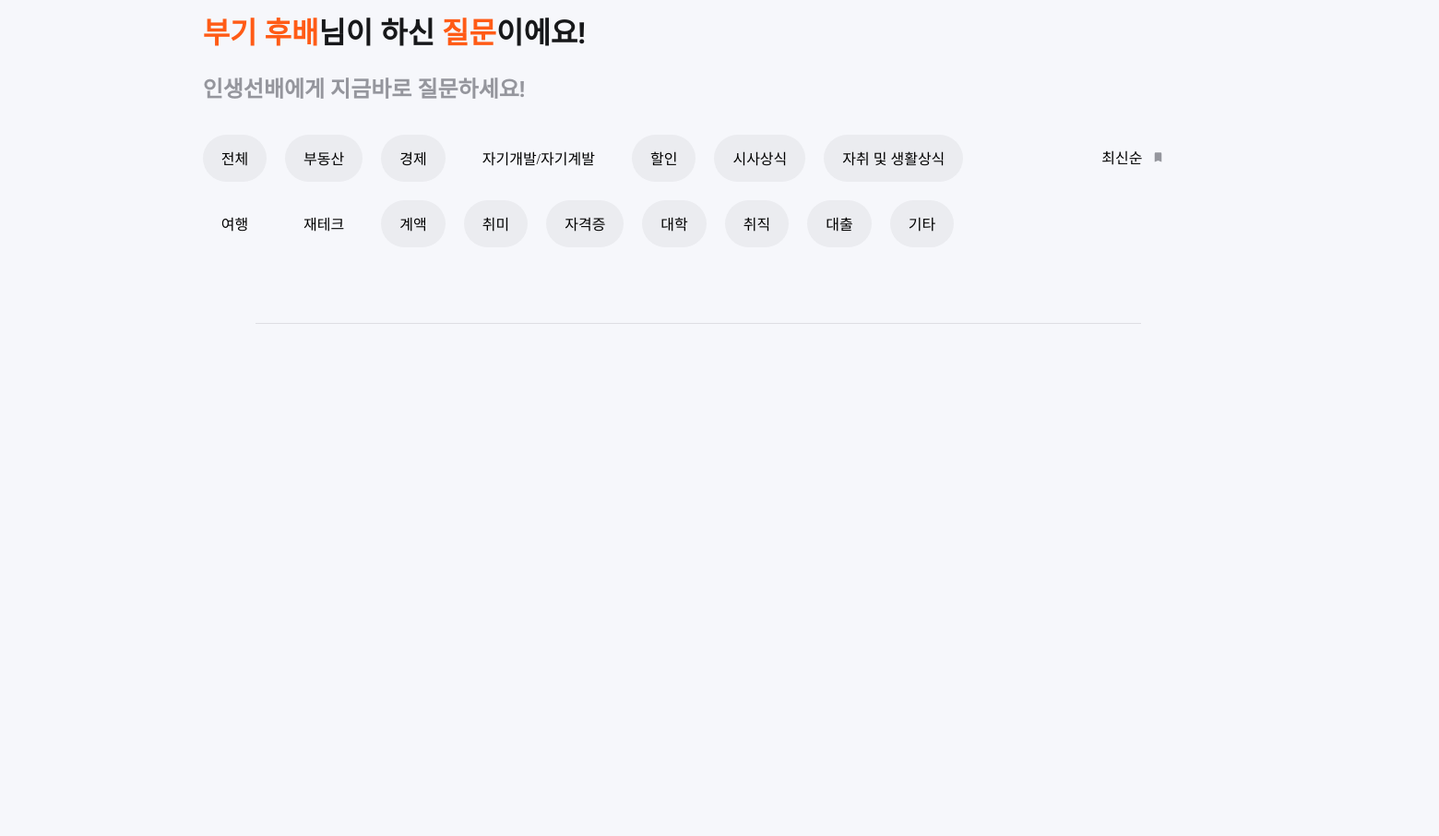
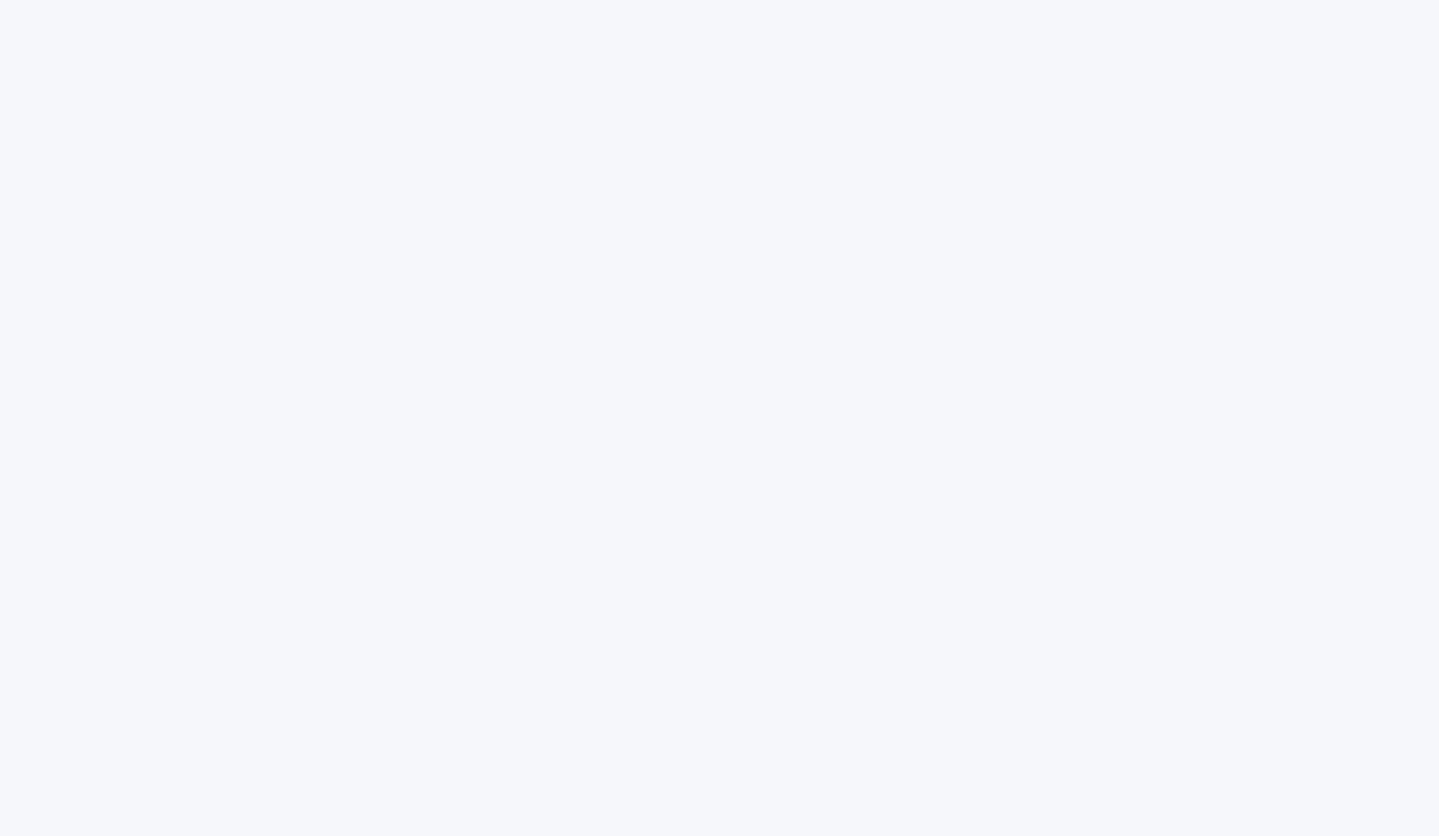
Before: /communication/my_answer (middle part) with the older database file (2 pictures, top to bottom).
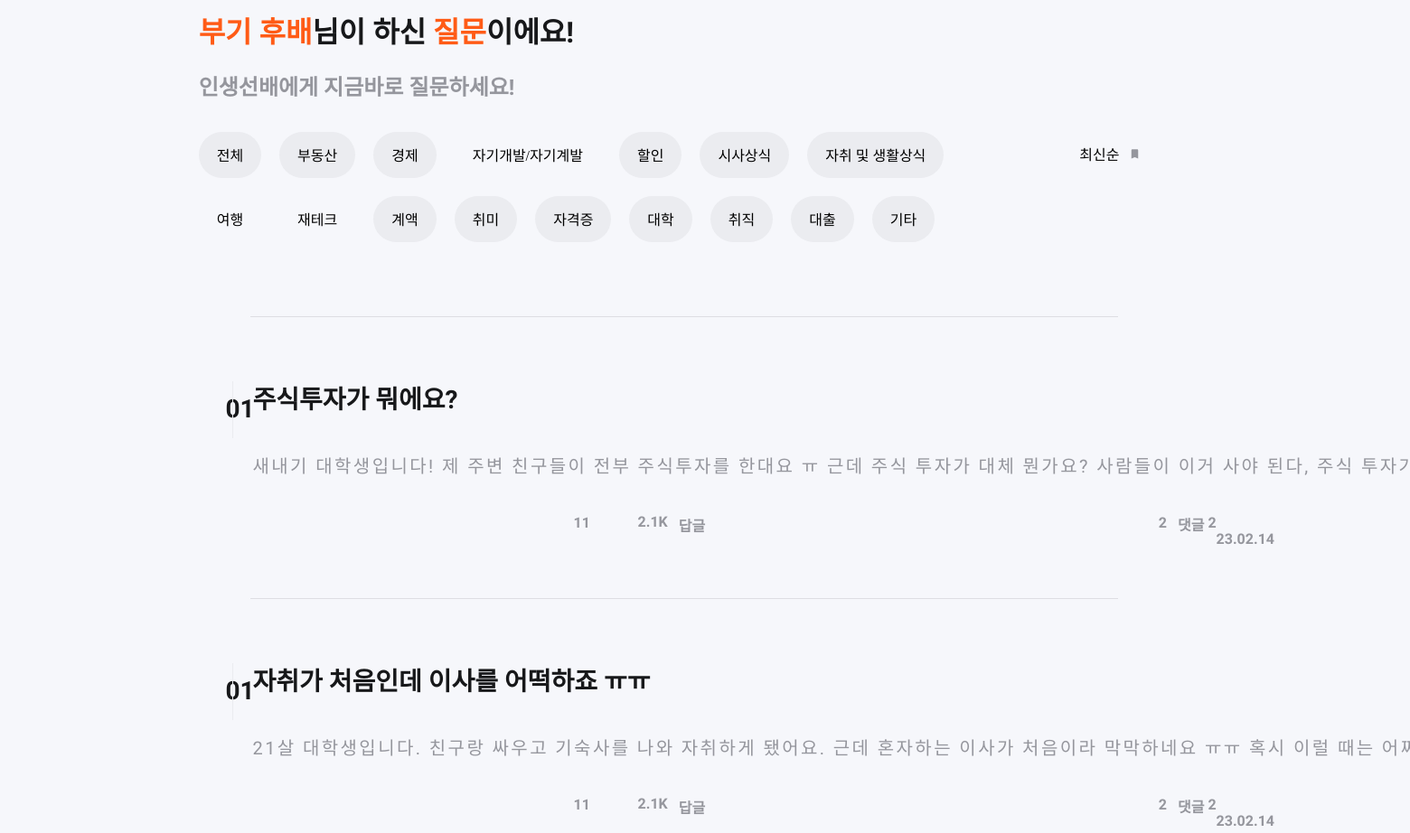
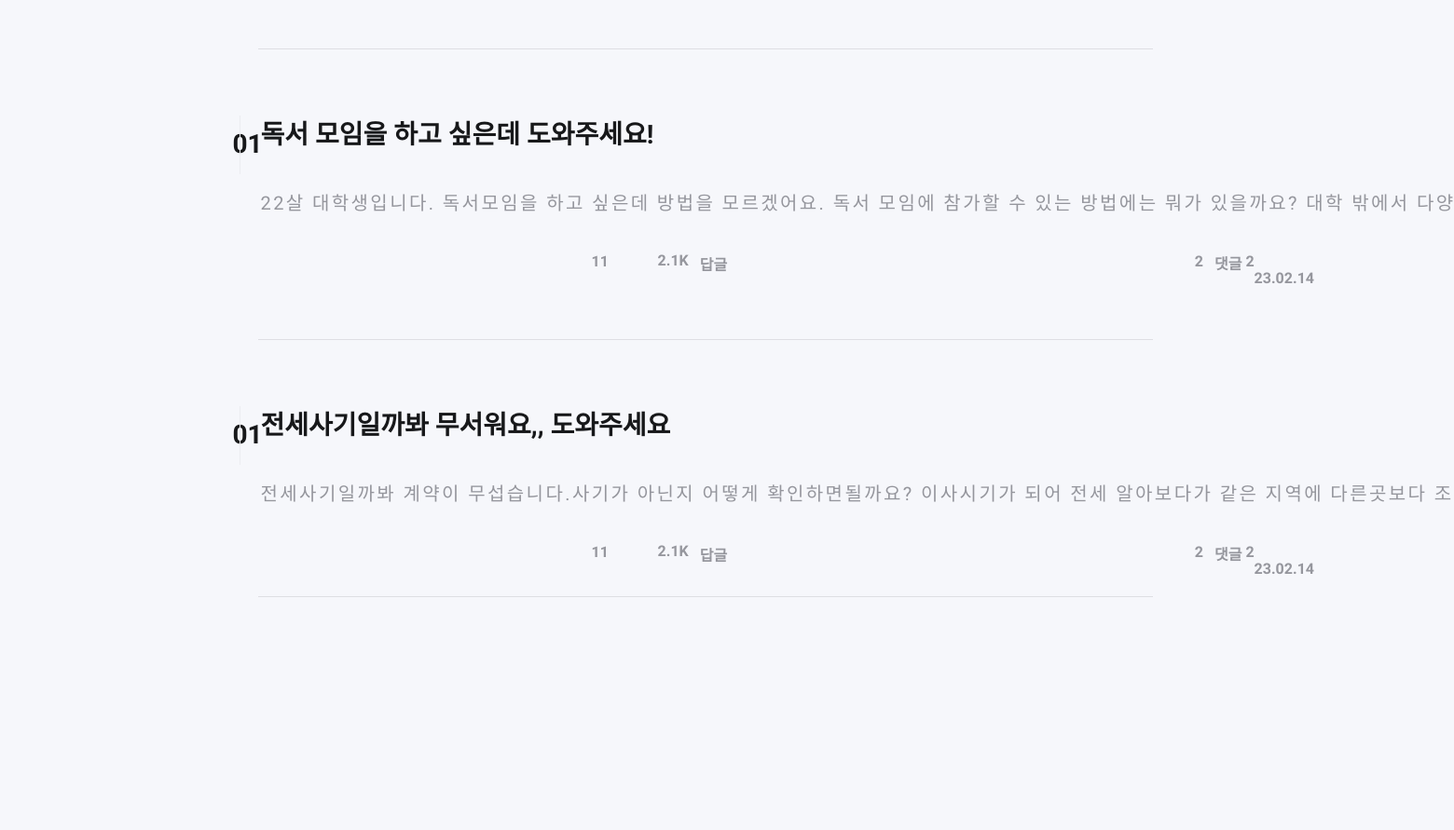
After: the same page with the newer database file (2 pictures, top to bottom).
### communicationApp/models.py (models this page shows)
class Question(models.Model):
    autor       = models.ForeignKey(user, on_delete=models.CASCADE, related_name='author_question') #작성자
    title       = models.CharField("TITLE", max_length=20, default="질문 제목") #질문 제목
    content     = models.TextField("CONTENT", max_length=300, default="질문 내용") #질문 내용
    date        = models.DateField("DATE", auto_now_add=True) #작성일자
    recommend   = models.PositiveIntegerField("RECOMMEND", default=0) #추천수
    category    = models.PositiveIntegerField("CATEGORY") #카테고리
    views       = models.PositiveIntegerField("VIEWS", default=0) #조회수
    answerd     = models.BooleanField("ANSWERD", default=False) #답변 여부

### communicationApp/views.py (the view)
# urls.py: path('my_answer', my_answer, name='my_answer'), #내가 한 답변
def my_answer(request):
    my_answer = Question.objects.all().order_by('-date')
    context = {
        'my_answer': my_answer
    }
    return render(request, 'communicationAPP/my_answer.html', context)

### templates/communicationApp/my_answer.html (shortened to what the changed rows need)
{% load static %}
<!DOCTYPE html>
<html>
  <head>
    <link rel="stylesheet" type="text/css" href="{% static 'css/sotonggesipan-naega-han-dabbyeon.css' %}" />
    <link rel="stylesheet" type="text/css" href="{% static 'css/styleguide.css' %}" />
    <link rel="stylesheet" type="text/css" href="{% static 'css/globals.css' %}" />
  </head>
  <body style="margin: 0; background: #f6f7fb">
    <div class="container-center-horizontal">
      <div class="sotonggesipan-naega-han-dabbyeon screen">
        <div class="list_contents">
          {% for question in my_answer %}
          <img class="div-line-stroke" src="{% static 'img/divline--stroke-.svg' %}" alt="DivLine (Stroke)" />
          <div class="postbox">
            <div class="post">
              <div class="num"><div class="number valign-text-middle nanumgothic-bold-eerie-black-28px">01</div></div>
              <div class="contents">
                <div class="title valign-text-middle nanumgothic-bold-eerie-black-28px">
                  {{ question.title }}
                </div>
                <p class="text-1 text-7 nanumgothic-normal-mountain-mist-20px">
                  {{ question.content }}
                </p>
                <div class="status nanumgothic-bold-mountain-mist-16px">
                  <div class="status-1 status-3">
                    <div class="status-2 status-3">
                      <div class="text-13 text-7">{{ question.recommend }}</div>
                      <div class="number-41">11</div>
                    </div>
                    <div class="status-2 status-3">
                      <div class="text-14 text-7">{{ question.views }}</div>
                      <div class="x21-k">2.1K</div>
                    </div>
                    <div class="status-2 status-3">
                      <div class="text-15 text-7">답글</div>
                      <div class="number-41">2</div>
                    </div>
                    <div class="status-2 status-3">
                      <div class="text-16 text-7">댓글</div>
                      <div class="number-41">2</div>
                    </div>
                  </div>
                  <div class="date">23.02.14</div>
                </div>
              </div>
            </div>
          </div>
          {% endfor %}
        </div>
        </div>
      </div>
  </body>
</html>

Changed rows visible on the page:
added Question: title "주식투자가 뭐에요?", content "새내기 대학생입니다! 제 주변 친구들이 전부 주식투자를 한대요 ㅠ 근데 주식 투자가 대체 뭔가요? 사람들이 이거 사야 된다, 주식…"
added Question: title "자취가 처음인데 이사를 어떡하죠 ㅠㅠ", content "21살 대학생입니다. 친구랑 싸우고 기숙사를 나와 자취하게 됐어요. 근데 혼자하는 이사가 처음이라 막막하네요 ㅠㅠ 혹시 이럴 때는…"
added Question: title "독서 모임을 하고 싶은데 도와주세요!", content "22살 대학생입니다. 독서모임을 하고 싶은데 방법을 모르겠어요. 독서 모임에 참가할 수 있는 방법에는 뭐가 있을까요? 대학 밖에서…"
added Question: title "전세사기일까봐 무서워요,, 도와주세요", content "전세사기일까봐 계약이 무섭습니다.사기가 아닌지 어떻게 확인하면될까요? 이사시기가 되어 전세 알아보다가 같은 지역에 다른곳보다…"
